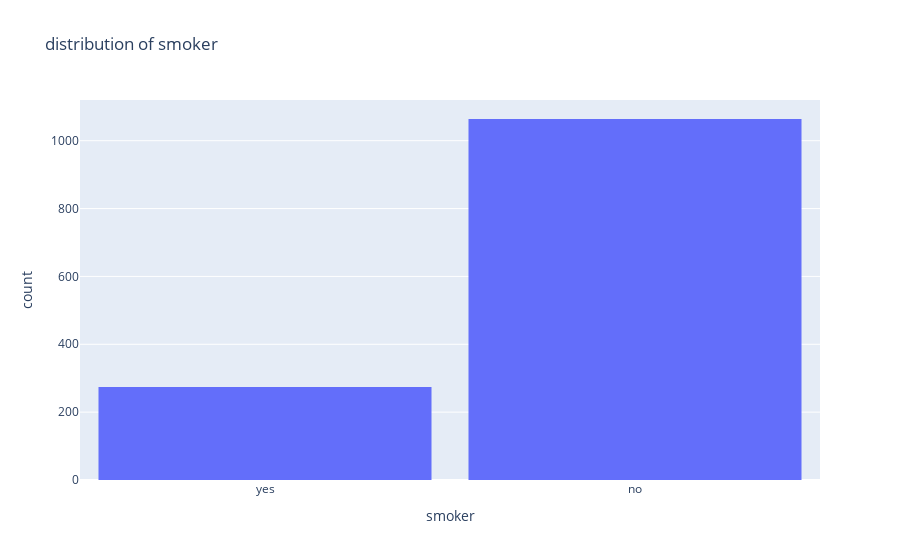

The notebook cell this image was saved under:
### Code cell
fig = px.histogram(df, 
                   x='smoker',  
                   title='distribution of smoker')
fig.update_layout(bargap=0.1)
fig.show()

### Figure 1 — Plotly figure (JSON) as saved in the notebook; plotly's stock layout.template omitted (floating-point values rounded to 4 significant figures; data arrays with more than 128 entries replaced by an {"elided": "..."} marker saying what was removed)
{"data": [{"alignmentgroup": "True", "bingroup": "x", "hovertemplate": "smoker=%{x}<br>count=%{y}<extra></extra>", "legendgroup": "", "marker": {"color": "#636efa", "pattern": {"shape": ""}}, "name": "", "offsetgroup": "", "orientation": "v", "showlegend": false, "type": "histogram", "x": {"elided": "1338 str values"}, "xaxis": "x", "yaxis": "y"}], "layout": {"bargap": 0.1, "barmode": "relative", "legend": {"tracegroupgap": 0}, "title": {"text": "distribution of smoker"}, "xaxis": {"anchor": "y", "domain": [0, 1], "title": {"text": "smoker"}}, "yaxis": {"anchor": "x", "domain": [0, 1], "title": {"text": "count"}}}}
